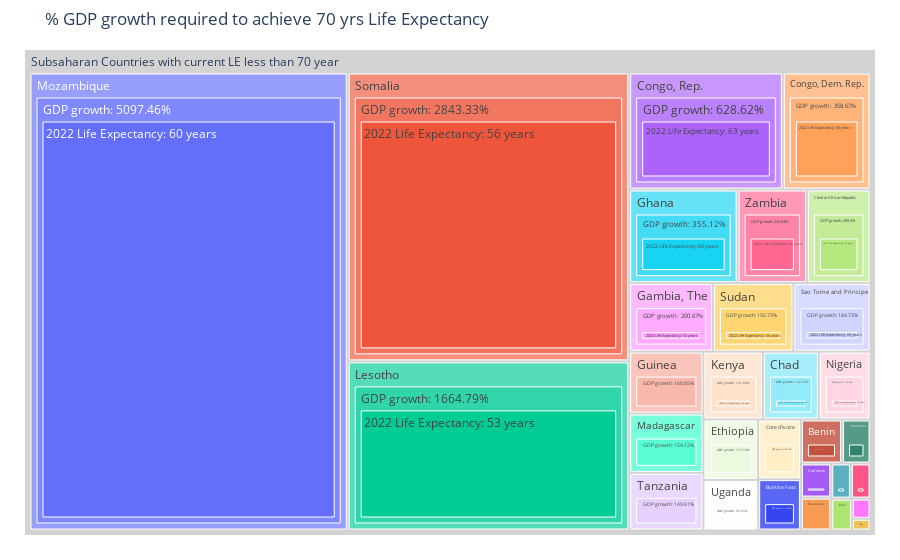
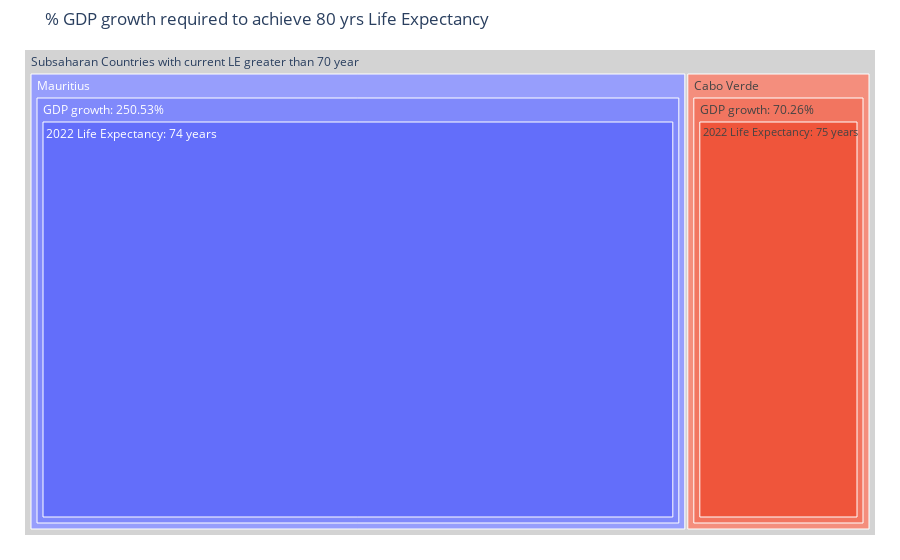

Notebook source saved alongside these figures, in order:
### Code cell
import pandas as pd
import plotly.express as px


data = pd.read_csv("data/output.csv")
df = pd.DataFrame(data)

#code to create the treemap for subsaharan countries with 2022 life expectancy less than 70 years
df_70=df[(df['flag70'] == 0) & (df['GDP growth'] > 0) & (df['Country'] != 'Namibia')]
df_70['GDP_text'] = 'GDP growth: '+df_70['GDP growth'].round(2).astype(str) + '%'
df_70['LE_text'] = '2022 Life Expectancy: '+ df_70['LE2022'].round(0).astype(int).astype(str) + " years"
df_70['Parent'] = 'Subsaharan Countries with current LE less than 70 year'
fig = px.treemap(df_70,path=['Parent','Country','GDP_text','LE_text'], values="GDP growth",
                 #hover_data=['GDP_text','LE_text'],
                 title='% GDP growth required to achieve 70 yrs Life Expectancy')
fig.update_traces(root_color="lightgrey")
fig.update_layout(margin = dict(t=50, l=25, r=25, b=25))
fig.show()

#code to create the treemap for subsaharan countries with 2022 life expectancy greater than 70 years
df_75=df[(df['flag70'] == 1) & (df['GDP growth'] > 0)  & (df['Country'] != 'Seychelles') ]
#df_70=df[(df['flag70'] == 0) & (df['GDP growth'] > 0) & (df['Country'] != 'Namibia')]
df_75['GDP_text'] = 'GDP growth: '+df_75['GDP growth'].round(2).astype(str) + '%'
df_75['LE_text'] = '2022 Life Expectancy: '+ df_75['LE2022'].round(0).astype(int).astype(str) + " years"
df_75['Parent'] = 'Subsaharan Countries with current LE greater than 70 year'
fig = px.treemap(df_75,path=['Parent','Country','GDP_text','LE_text'], values="GDP growth",
                 #hover_data=['GDP_text','LE_text'],
                 title='% GDP growth required to achieve 80 yrs Life Expectancy')
fig.update_traces(root_color="lightgrey")
fig.update_layout(margin = dict(t=50, l=25, r=25, b=25))
fig.show()

### Figure 1 — Plotly figure (JSON) as saved in the notebook; plotly's stock layout.template omitted (floating-point values rounded to 4 significant figures)
{"data": [{"branchvalues": "total", "domain": {"x": [0, 1], "y": [0, 1]}, "hovertemplate": "labels=%{label}<br>GDP growth=%{value}<br>parent=%{parent}<br>id=%{id}<extra></extra>", "ids": ["Subsaharan Countries with current LE less than 70 year/Chad/GDP growth: 132.57%/2022 Life Expectancy: 53 years", "Subsaharan Countries with current LE less than 70 year/Lesotho/GDP growth: 1664.79%/2022 Life Expectancy: 53 years", "Subsaharan Countries with current LE less than 70 year/Nigeria/GDP growth: 122.65%/2022 Life Expectancy: 54 years", "Subsaharan Countries with current LE less than 70 year/Central African Republic/GDP growth: 208.3%/2022 Life Expectancy: 54 years", "Subsaharan Countries with current LE less than 70 year/Somalia/GDP growth: 2843.33%/2022 Life Expectancy: 56 years", "Subsaharan Countries with current LE less than 70 year/Zimbabwe/GDP growth: 13.16%/2022 Life Expectancy: 59 years", "Subsaharan Countries with current LE less than 70 year/Guinea/GDP growth: 160.85%/2022 Life Expectancy: 59 years", "Subsaharan Countries with current LE less than 70 year/Mali/GDP growth: 23.0%/2022 Life Expectancy: 59 years", "Subsaharan Countries with current LE less than 70 year/Cote d'Ivoire/GDP growth: 89.18%/2022 Life Expectancy: 59 years", "Subsaharan Countries with current LE less than 70 year/Congo, Dem. Rep./GDP growth: 358.67%/2022 Life Expectancy: 60 years", "Subsaharan Countries with current LE less than 70 year/Mozambique/GDP growth: 5097.46%/2022 Life Expectancy: 60 years", "Subsaharan Countries with current LE less than 70 year/Benin/GDP growth: 63.27%/2022 Life Expectancy: 60 years", "Subsaharan Countries with current LE less than 70 year/Burkina Faso/GDP growth: 76.83%/2022 Life Expectancy: 60 years", "Subsaharan Countries with current LE less than 70 year/South Africa/GDP growth: 24.03%/2022 Life Expectancy: 61 years", "Subsaharan Countries with current LE less than 70 year/Cameroon/GDP growth: 43.78%/2022 Life Expectancy: 61 years", "Subsaharan Countries with current LE less than 70 year/Kenya/GDP growth: 141.28%/2022 Life Expectancy: 62 years", "Subsaharan Countries with current LE less than 70 year/Zambia/GDP growth: 226.83%/2022 Life Expectancy: 62 years", "Subsaharan Countries with current LE less than 70 year/Togo/GDP growth: 7.59%/2022 Life Expectancy: 62 years", "Subsaharan Countries with current LE less than 70 year/Gambia, The/GDP growth: 200.67%/2022 Life Expectancy: 63 years", "Subsaharan Countries with current LE less than 70 year/Congo, Rep./GDP growth: 628.62%/2022 Life Expectancy: 63 years", "Subsaharan Countries with current LE less than 70 year/Ghana/GDP growth: 355.12%/2022 Life Expectancy: 64 years", "Subsaharan Countries with current LE less than 70 year/Comoros/GDP growth: 36.18%/2022 Life Expectancy: 64 years", "Subsaharan Countries with current LE less than 70 year/Uganda/GDP growth: 96.65%/2022 Life Expectancy: 64 years", "Subsaharan Countries with current LE less than 70 year/Madagascar/GDP growth: 154.12%/2022 Life Expectancy: 65 years", "Subsaharan Countries with current LE less than 70 year/Mauritania/GDP growth: 34.97%/2022 Life Expectancy: 65 years", "Subsaharan Countries with current LE less than 70 year/Ethiopia/GDP growth: 115.74%/2022 Life Expectancy: 66 years", "Subsaharan Countries with current LE less than 70 year/Sudan/GDP growth: 192.73%/2022 Life Expectancy: 66 years", "Subsaharan Countries with current LE less than 70 year/Tanzania/GDP growth: 149.61%/2022 Life Expectancy: 67 years", "Subsaharan Countries with current LE less than 70 year/Senegal/GDP growth: 24.12%/2022 Life Expectancy: 68 years", "Subsaharan Countries with current LE less than 70 year/Sao Tome and Principe/GDP growth: 184.73%/2022 Life Expectancy: 69 years", "Subsaharan Countries with current LE less than 70 year/Ethiopia/GDP growth: 115.74%", "Subsaharan Countries with current LE less than 70 year/Nigeria/GDP growth: 122.65%", "Subsaharan Countries with current LE less than 70 year/Zimbabwe/GDP growth: 13.16%", "Subsaharan Countries with current LE less than 70 year/Chad/GDP growth: 132.57%", "Subsaharan Countries with current LE less than 70 year/Kenya/GDP growth: 141.28%", "Subsaharan Countries with current LE less than 70 year/Tanzania/GDP growth: 149.61%", "Subsaharan Countries with current LE less than 70 year/Madagascar/GDP growth: 154.12%", "Subsaharan Countries with current LE less than 70 year/Guinea/GDP growth: 160.85%", "Subsaharan Countries with current LE less than 70 year/Lesotho/GDP growth: 1664.79%", "Subsaharan Countries with current LE less than 70 year/Sao Tome and Principe/GDP growth: 184.73%", "Subsaharan Countries with current LE less than 70 year/Sudan/GDP growth: 192.73%", "Subsaharan Countries with current LE less than 70 year/Gambia, The/GDP growth: 200.67%", "Subsaharan Countries with current LE less than 70 year/Central African Republic/GDP growth: 208.3%", "Subsaharan Countries with current LE less than 70 year/Zambia/GDP growth: 226.83%", "Subsaharan Countries with current LE less than 70 year/Mali/GDP growth: 23.0%", "Subsaharan Countries with current LE less than 70 year/South Africa/GDP growth: 24.03%", "Subsaharan Countries with current LE less than 70 year/Senegal/GDP growth: 24.12%", "Subsaharan Countries with current LE less than 70 year/Somalia/GDP growth: 2843.33%", "Subsaharan Countries with current LE less than 70 year/Mauritania/GDP growth: 34.97%", "Subsaharan Countries with current LE less than 70 year/Ghana/GDP growth: 355.12%", "Subsaharan Countries with current LE less than 70 year/Congo, Dem. Rep./GDP growth: 358.67%", "Subsaharan Countries with current LE less than 70 year/Comoros/GDP growth: 36.18%", "Subsaharan Countries with current LE less than 70 year/Cameroon/GDP growth: 43.78%", "Subsaharan Countries with current LE less than 70 year/Mozambique/GDP growth: 5097.46%", "Subsaharan Countries with current LE less than 70 year/Congo, Rep./GDP growth: 628.62%", "Subsaharan Countries with current LE less than 70 year/Benin/GDP growth: 63.27%", "Subsaharan Countries with current LE less than 70 year/Togo/GDP growth: 7.59%", "Subsaharan Countries with current LE less than 70 year/Burkina Faso/GDP growth: 76.83%", "Subsaharan Countries with current LE less than 70 year/Cote d'Ivoire/GDP growth: 89.18%", "Subsaharan Countries with current LE less than 70 year/Uganda/GDP growth: 96.65%", "Subsaharan Countries with current LE less than 70 year/Benin", "Subsaharan Countries with current LE less than 70 year/Burkina Faso", "Subsaharan Countries with current LE less than 70 year/Cameroon", "Subsaharan Countries with current LE less than 70 year/Central African Republic", "Subsaharan Countries with current LE less than 70 year/Chad", "Subsaharan Countries with current LE less than 70 year/Comoros", "Subsaharan Countries with current LE less than 70 year/Congo, Dem. Rep.", "Subsaharan Countries with current LE less than 70 year/Congo, Rep.", "Subsaharan Countries with current LE less than 70 year/Cote d'Ivoire", "Subsaharan Countries with current LE less than 70 year/Ethiopia", "Subsaharan Countries with current LE less than 70 year/Gambia, The", "Subsaharan Countries with current LE less than 70 year/Ghana", "Subsaharan Countries with current LE less than 70 year/Guinea", "Subsaharan Countries with current LE less than 70 year/Kenya", "Subsaharan Countries with current LE less than 70 year/Lesotho", "Subsaharan Countries with current LE less than 70 year/Madagascar", "Subsaharan Countries with current LE less than 70 year/Mali", "Subsaharan Countries with current LE less than 70 year/Mauritania", "Subsaharan Countries with current LE less than 70 year/Mozambique", "Subsaharan Countries with current LE less than 70 year/Nigeria", "Subsaharan Countries with current LE less than 70 year/Sao Tome and Principe", "Subsaharan Countries with current LE less than 70 year/Senegal", "Subsaharan Countries with current LE less than 70 year/Somalia", "Subsaharan Countries with current LE less than 70 year/South Africa", "Subsaharan Countries with current LE less than 70 year/Sudan", "Subsaharan Countries with current LE less than 70 year/Tanzania", "Subsaharan Countries with current LE less than 70 year/Togo", "Subsaharan Countries with current LE less than 70 year/Uganda", "Subsaharan Countries with current LE less than 70 year/Zambia", "Subsaharan Countries with current LE less than 70 year/Zimbabwe", "Subsaharan Countries with current LE less than 70 year"], "labels": ["2022 Life Expectancy: 53 years", "2022 Life Expectancy: 53 years", "2022 Life Expectancy: 54 years", "2022 Life Expectancy: 54 years", "2022 Life Expectancy: 56 years", "2022 Life Expectancy: 59 years", "2022 Life Expectancy: 59 years", "2022 Life Expectancy: 59 years", "2022 Life Expectancy: 59 years", "2022 Life Expectancy: 60 years", "2022 Life Expectancy: 60 years", "2022 Life Expectancy: 60 years", "2022 Life Expectancy: 60 years", "2022 Life Expectancy: 61 years", "2022 Life Expectancy: 61 years", "2022 Life Expectancy: 62 years", "2022 Life Expectancy: 62 years", "2022 Life Expectancy: 62 years", "2022 Life Expectancy: 63 years", "2022 Life Expectancy: 63 years", "2022 Life Expectancy: 64 years", "2022 Life Expectancy: 64 years", "2022 Life Expectancy: 64 years", "2022 Life Expectancy: 65 years", "2022 Life Expectancy: 65 years", "2022 Life Expectancy: 66 years", "2022 Life Expectancy: 66 years", "2022 Life Expectancy: 67 years", "2022 Life Expectancy: 68 years", "2022 Life Expectancy: 69 years", "GDP growth: 115.74%", "GDP growth: 122.65%", "GDP growth: 13.16%", "GDP growth: 132.57%", "GDP growth: 141.28%", "GDP growth: 149.61%", "GDP growth: 154.12%", "GDP growth: 160.85%", "GDP growth: 1664.79%", "GDP growth: 184.73%", "GDP growth: 192.73%", "GDP growth: 200.67%", "GDP growth: 208.3%", "GDP growth: 226.83%", "GDP growth: 23.0%", "GDP growth: 24.03%", "GDP growth: 24.12%", "GDP growth: 2843.33%", "GDP growth: 34.97%", "GDP growth: 355.12%", "GDP growth: 358.67%", "GDP growth: 36.18%", "GDP growth: 43.78%", "GDP growth: 5097.46%", "GDP growth: 628.62%", "GDP growth: 63.27%", "GDP growth: 7.59%", "GDP growth: 76.83%", "GDP growth: 89.18%", "GDP growth: 96.65%", "Benin", "Burkina Faso", "Cameroon", "Central African Republic", "Chad", "Comoros", "Congo, Dem. Rep.", "Congo, Rep.", "Cote d'Ivoire", "Ethiopia", "Gambia, The", "Ghana", "Guinea", "Kenya", "Lesotho", "Madagascar", "Mali", "Mauritania", "Mozambique", "Nigeria", "Sao Tome and Principe", "Senegal", "Somalia", "South Africa", "Sudan", "Tanzania", "Togo", "Uganda", "Zambia", "Zimbabwe", "Subsaharan Countries with current LE less than 70 year"], "name": "", "parents": ["Subsaharan Countries with current LE less than 70 year/Chad/GDP growth: 132.57%", "Subsaharan Countries with current LE less than 70 year/Lesotho/GDP growth: 1664.79%", "Subsaharan Countries with current LE less than 70 year/Nigeria/GDP growth: 122.65%", "Subsaharan Countries with current LE less than 70 year/Central African Republic/GDP growth: 208.3%", "Subsaharan Countries with current LE less than 70 year/Somalia/GDP growth: 2843.33%", "Subsaharan Countries with current LE less than 70 year/Zimbabwe/GDP growth: 13.16%", "Subsaharan Countries with current LE less than 70 year/Guinea/GDP growth: 160.85%", "Subsaharan Countries with current LE less than 70 year/Mali/GDP growth: 23.0%", "Subsaharan Countries with current LE less than 70 year/Cote d'Ivoire/GDP growth: 89.18%", "Subsaharan Countries with current LE less than 70 year/Congo, Dem. Rep./GDP growth: 358.67%", "Subsaharan Countries with current LE less than 70 year/Mozambique/GDP growth: 5097.46%", "Subsaharan Countries with current LE less than 70 year/Benin/GDP growth: 63.27%", "Subsaharan Countries with current LE less than 70 year/Burkina Faso/GDP growth: 76.83%", "Subsaharan Countries with current LE less than 70 year/South Africa/GDP growth: 24.03%", "Subsaharan Countries with current LE less than 70 year/Cameroon/GDP growth: 43.78%", "Subsaharan Countries with current LE less than 70 year/Kenya/GDP growth: 141.28%", "Subsaharan Countries with current LE less than 70 year/Zambia/GDP growth: 226.83%", "Subsaharan Countries with current LE less than 70 year/Togo/GDP growth: 7.59%", "Subsaharan Countries with current LE less than 70 year/Gambia, The/GDP growth: 200.67%", "Subsaharan Countries with current LE less than 70 year/Congo, Rep./GDP growth: 628.62%", "Subsaharan Countries with current LE less than 70 year/Ghana/GDP growth: 355.12%", "Subsaharan Countries with current LE less than 70 year/Comoros/GDP growth: 36.18%", "Subsaharan Countries with current LE less than 70 year/Uganda/GDP growth: 96.65%", "Subsaharan Countries with current LE less than 70 year/Madagascar/GDP growth: 154.12%", "Subsaharan Countries with current LE less than 70 year/Mauritania/GDP growth: 34.97%", "Subsaharan Countries with current LE less than 70 year/Ethiopia/GDP growth: 115.74%", "Subsaharan Countries with current LE less than 70 year/Sudan/GDP growth: 192.73%", "Subsaharan Countries with current LE less than 70 year/Tanzania/GDP growth: 149.61%", "Subsaharan Countries with current LE less than 70 year/Senegal/GDP growth: 24.12%", "Subsaharan Countries with current LE less than 70 year/Sao Tome and Principe/GDP growth: 184.73%", "Subsaharan Countries with current LE less than 70 year/Ethiopia", "Subsaharan Countries with current LE less than 70 year/Nigeria", "Subsaharan Countries with current LE less than 70 year/Zimbabwe", "Subsaharan Countries with current LE less than 70 year/Chad", "Subsaharan Countries with current LE less than 70 year/Kenya", "Subsaharan Countries with current LE less than 70 year/Tanzania", "Subsaharan Countries with current LE less than 70 year/Madagascar", "Subsaharan Countries with current LE less than 70 year/Guinea", "Subsaharan Countries with current LE less than 70 year/Lesotho", "Subsaharan Countries with current LE less than 70 year/Sao Tome and Principe", "Subsaharan Countries with current LE less than 70 year/Sudan", "Subsaharan Countries with current LE less than 70 year/Gambia, The", "Subsaharan Countries with current LE less than 70 year/Central African Republic", "Subsaharan Countries with current LE less than 70 year/Zambia", "Subsaharan Countries with current LE less than 70 year/Mali", "Subsaharan Countries with current LE less than 70 year/South Africa", "Subsaharan Countries with current LE less than 70 year/Senegal", "Subsaharan Countries with current LE less than 70 year/Somalia", "Subsaharan Countries with current LE less than 70 year/Mauritania", "Subsaharan Countries with current LE less than 70 year/Ghana", "Subsaharan Countries with current LE less than 70 year/Congo, Dem. Rep.", "Subsaharan Countries with current LE less than 70 year/Comoros", "Subsaharan Countries with current LE less than 70 year/Cameroon", "Subsaharan Countries with current LE less than 70 year/Mozambique", "Subsaharan Countries with current LE less than 70 year/Congo, Rep.", "Subsaharan Countries with current LE less than 70 year/Benin", "Subsaharan Countries with current LE less than 70 year/Togo", "Subsaharan Countries with current LE less than 70 year/Burkina Faso", "Subsaharan Countries with current LE less than 70 year/Cote d'Ivoire", "Subsaharan Countries with current LE less than 70 year/Uganda", "Subsaharan Countries with current LE less than 70 year", "Subsaharan Countries with current LE less than 70 year", "Subsaharan Countries with current LE less than 70 year", "Subsaharan Countries with current LE less than 70 year", "Subsaharan Countries with current LE less than 70 year", "Subsaharan Countries with current LE less than 70 year", "Subsaharan Countries with current LE less than 70 year", "Subsaharan Countries with current LE less than 70 year", "Subsaharan Countries with current LE less than 70 year", "Subsaharan Countries with current LE less than 70 year", "Subsaharan Countries with current LE less than 70 year", "Subsaharan Countries with current LE less than 70 year", "Subsaharan Countries with current LE less than 70 year", "Subsaharan Countries with current LE less than 70 year", "Subsaharan Countries with current LE less than 70 year", "Subsaharan Countries with current LE less than 70 year", "Subsaharan Countries with current LE less than 70 year", "Subsaharan Countries with current LE less than 70 year", "Subsaharan Countries with current LE less than 70 year", "Subsaharan Countries with current LE less than 70 year", "Subsaharan Countries with current LE less than 70 year", "Subsaharan Countries with current LE less than 70 year", "Subsaharan Countries with current LE less than 70 year", "Subsaharan Countries with current LE less than 70 year", "Subsaharan Countries with current LE less than 70 year", "Subsaharan Countries with current LE less than 70 year", "Subsaharan Countries with current LE less than 70 year", "Subsaharan Countries with current LE less than 70 year", "Subsaharan Countries with current LE less than 70 year", "Subsaharan Countries with current LE less than 70 year", ""], "root": {"color": "lightgrey"}, "type": "treemap", "values": [132.6, 1665.0, 122.7, 208.3, 2843.0, 13.16, 160.8, 23.0, 89.18, 358.7, 5097.0, 63.27, 76.83, 24.03, 43.78, 141.3, 226.8, 7.589, 200.7, 628.6, 355.1, 36.18, 96.65, 154.1, 34.97, 115.7, 192.7, 149.6, 24.12, 184.7, 115.7, 122.7, 13.16, 132.6, 141.3, 149.6, 154.1, 160.8, 1665.0, 184.7, 192.7, 200.7, 208.3, 226.8, 23.0, 24.03, 24.12, 2843.0, 34.97, 355.1, 358.7, 36.18, 43.78, 5097.0, 628.6, 63.27, 7.589, 76.83, 89.18, 96.65, 63.27, 76.83, 43.78, 208.3, 132.6, 36.18, 358.7, 628.6, 89.18, 115.7, 200.7, 355.1, 160.8, 141.3, 1665.0, 154.1, 23.0, 34.97, 5097.0, 122.7, 184.7, 24.12, 2843.0, 24.03, 192.7, 149.6, 7.589, 96.65, 226.8, 13.16, 13470.0]}], "layout": {"autosize": true, "legend": {"tracegroupgap": 0}, "margin": {"b": 25, "l": 25, "r": 25, "t": 50}, "title": {"text": "% GDP growth required to achieve 70 yrs Life Expectancy"}}}

### Figure 2 — Plotly figure (JSON) as saved in the notebook; plotly's stock layout.template omitted (floating-point values rounded to 4 significant figures)
{"data": [{"branchvalues": "total", "domain": {"x": [0, 1], "y": [0, 1]}, "hovertemplate": "labels=%{label}<br>GDP growth=%{value}<br>parent=%{parent}<br>id=%{id}<extra></extra>", "ids": ["Subsaharan Countries with current LE greater than 70 year/Mauritius/GDP growth: 250.53%/2022 Life Expectancy: 74 years", "Subsaharan Countries with current LE greater than 70 year/Cabo Verde/GDP growth: 70.26%/2022 Life Expectancy: 75 years", "Subsaharan Countries with current LE greater than 70 year/Mauritius/GDP growth: 250.53%", "Subsaharan Countries with current LE greater than 70 year/Cabo Verde/GDP growth: 70.26%", "Subsaharan Countries with current LE greater than 70 year/Cabo Verde", "Subsaharan Countries with current LE greater than 70 year/Mauritius", "Subsaharan Countries with current LE greater than 70 year"], "labels": ["2022 Life Expectancy: 74 years", "2022 Life Expectancy: 75 years", "GDP growth: 250.53%", "GDP growth: 70.26%", "Cabo Verde", "Mauritius", "Subsaharan Countries with current LE greater than 70 year"], "level": "Subsaharan Countries with current LE greater than 70 year", "name": "", "parents": ["Subsaharan Countries with current LE greater than 70 year/Mauritius/GDP growth: 250.53%", "Subsaharan Countries with current LE greater than 70 year/Cabo Verde/GDP growth: 70.26%", "Subsaharan Countries with current LE greater than 70 year/Mauritius", "Subsaharan Countries with current LE greater than 70 year/Cabo Verde", "Subsaharan Countries with current LE greater than 70 year", "Subsaharan Countries with current LE greater than 70 year", ""], "root": {"color": "lightgrey"}, "type": "treemap", "values": [250.5, 70.26, 250.5, 70.26, 70.26, 250.5, 320.8]}], "layout": {"autosize": true, "legend": {"tracegroupgap": 0}, "margin": {"b": 25, "l": 25, "r": 25, "t": 50}, "title": {"text": "% GDP growth required to achieve 80 yrs Life Expectancy"}}}
